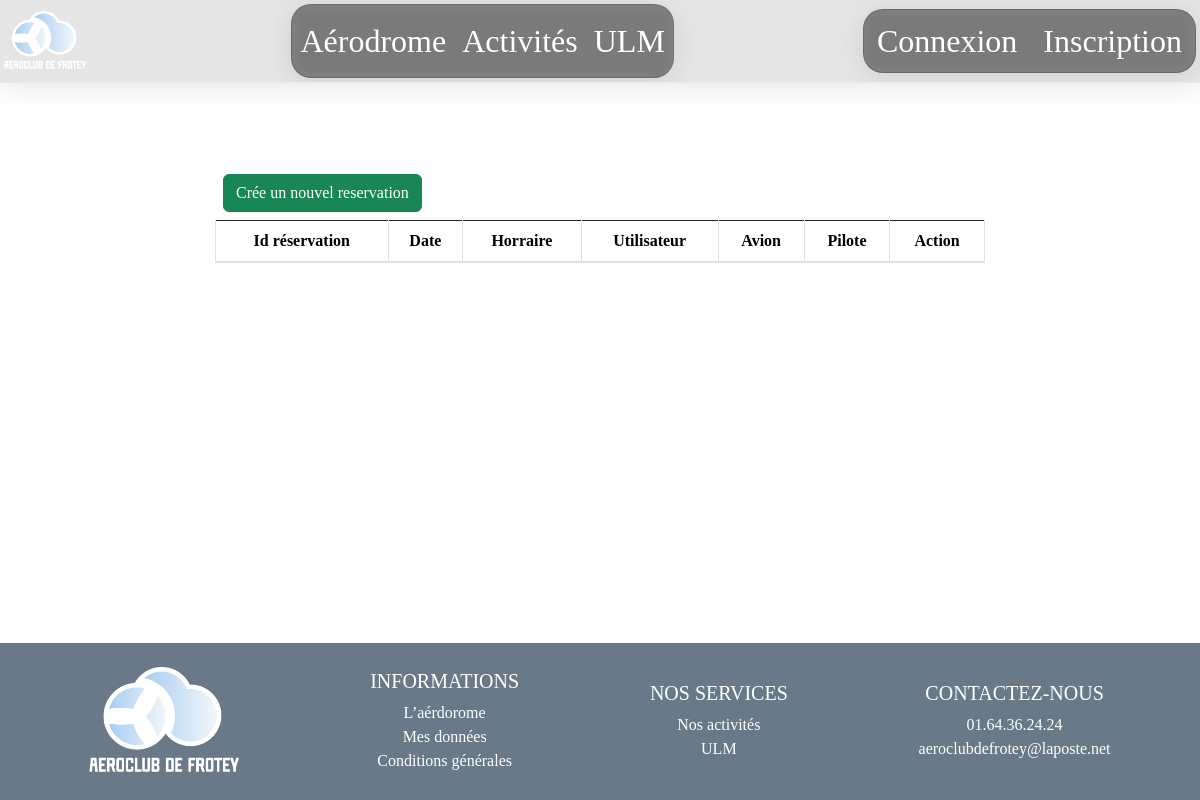
Page /?page=admin.reservation.index (signed in) on the earlier database version.
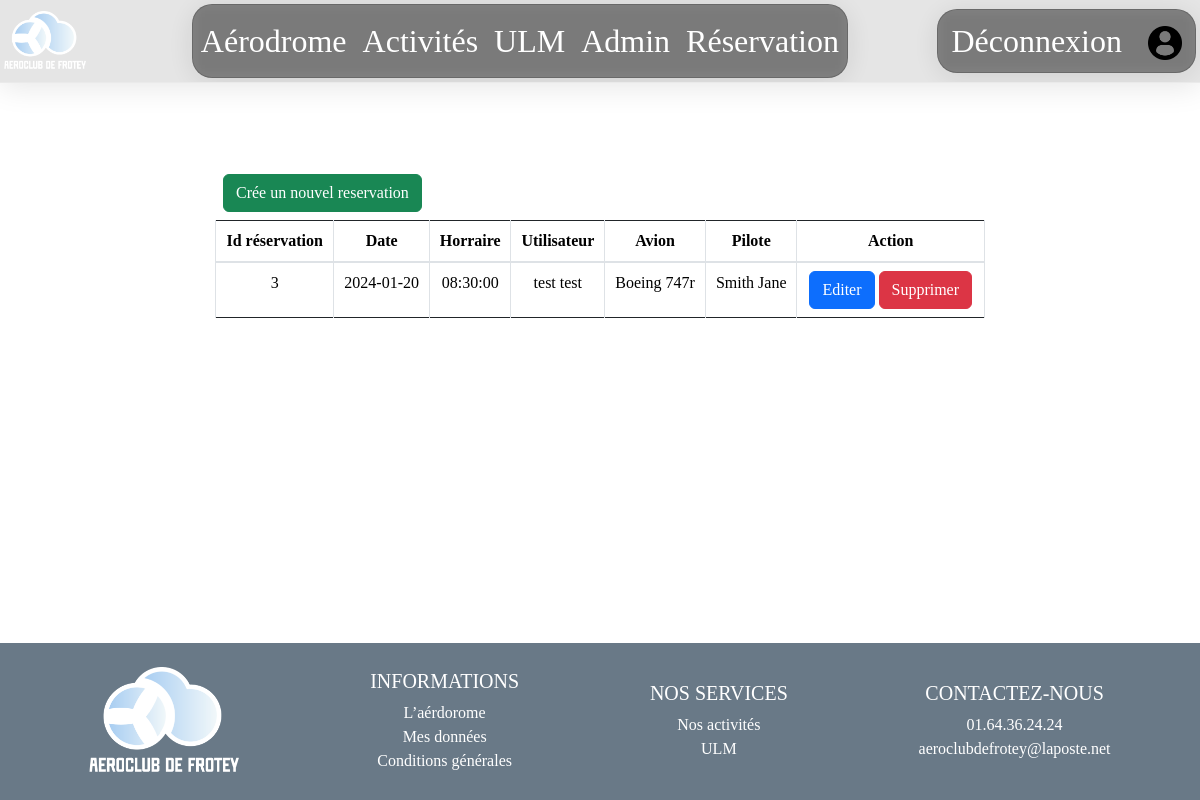
Same page on the later database version.
### tables this page shows
CREATE TABLE IF NOT EXISTS `ntrhndmam_reservation` (
  `id` int NOT NULL AUTO_INCREMENT,
  `_date` date DEFAULT NULL,
  `id_1` int NOT NULL,
  `id_2` int NOT NULL,
  `id_3` int NOT NULL,
  `horraire` time NOT NULL,
  PRIMARY KEY (`id`),
  KEY `id_1` (`id_1`),
  KEY `id_2` (`id_2`),
  KEY `id_3` (`id_3`)
);

CREATE TABLE IF NOT EXISTS `ntrhndmam_user` (
  `id` int NOT NULL AUTO_INCREMENT,
  `civilite` varchar(50) DEFAULT NULL,
  `nom` varchar(50) DEFAULT NULL,
  `prenom` varchar(50) DEFAULT NULL,
  `_date` date DEFAULT NULL,
  `adresse` varchar(50) DEFAULT NULL,
  `situation_familiale` varchar(50) DEFAULT NULL,
  `date_situation_familiale` varchar(50) DEFAULT NULL,
  `dateFin_situation_familiale` varchar(50) DEFAULT NULL,
  `email` varchar(50) NOT NULL,
  `numero` int DEFAULT NULL,
  `nb_a_charge` int DEFAULT NULL,
  `activite` varchar(50) DEFAULT NULL,
  `token` varchar(100) DEFAULT NULL,
  `verified` tinyint(1) DEFAULT '0',
  `password` varchar(50) NOT NULL,
  `role` varchar(50) NOT NULL DEFAULT 'User',
  PRIMARY KEY (`id`)
);

CREATE TABLE IF NOT EXISTS `ntrhndmam_avion` (
  `id` int NOT NULL AUTO_INCREMENT,
  `modele` varchar(50) NOT NULL,
  `v_max` int NOT NULL,
  `capacite` int NOT NULL,
  `autonomie` int NOT NULL,
  `poid` int NOT NULL,
  `img` varchar(255) NOT NULL,
  PRIMARY KEY (`id`)
);

CREATE TABLE IF NOT EXISTS `ntrhndmam_pilote` (
  `id` int NOT NULL AUTO_INCREMENT,
  `nom` varchar(50) NOT NULL,
  `prenom` varchar(50) NOT NULL,
  `civilite` varchar(50) NOT NULL,
  `email` varchar(50) NOT NULL,
  PRIMARY KEY (`id`)
);

### Core/Controller/Controller.php (called while the page is built, shortened)
<?php
class Controller
{
    protected $viewPath;
    protected function render($view, $variables = [])
    {
        extract($variables);
        require($this->viewPath . str_replace('.', '/', $view) . '.php');
    }
}

### app/Controller/Admin/ReservationController.php (called while the page is built, shortened)
<?php
class ReservationController extends \App\Controller\AppController
{
    protected $Reservation;
    public function __construct()
    {
        $this->Reservation = $this->loadModel('reservation');
    }
    public function index()
    {
        $Reservations = $this->Reservation->all();
        $this->render('admin.reservation.index', compact('Reservations'));
    }
}

### Core/Router/Router.php (called while the page is built, shortened)
<?php
class Router
{
    private $dbAuth;
    public function __construct(DatabaseAuth $dbAuth)
    {
        $this->dbAuth = $dbAuth;
    }
    public function route($page)
    {
        try {
            $parts = explode('.', $page);
            $isAdmin = $parts[0] === 'admin';
            if ($isAdmin) {
                $controllerName = $parts[1];
                $action = $parts[2];
            } else {
                $controllerName = $parts[0];
                $action = $parts[1];
            }
            $controllerClass = '\App\Controller' . ($isAdmin ? '\Admin' : '') . '\\' . ucfirst($controllerName) . 'Controller';
            if ($controllerClass == '\App\Controller\UserController') {
                $controller = new $controllerClass($this->dbAuth);
            } else {
                $controller = new $controllerClass();
            }
            $controller->$action();
            return;
        } catch (\Exception) {
            $controller = new \App\Controller\MainController();
            $controller->notfound();
        }
    }
}

### public/index.php (called while the page is built, shortened)
<?php
require ROOT . '/App/App.php';
$db = App::getInstance()->getDatabase();
$dbAuth = new DatabaseAuth($db);
$router = new Router($dbAuth);
if (isset($_GET['page'])) {
    $page = $_GET['page'];
} else {
    $page = "main.index";
}
$router->route($page);

### app/App.php (called while the page is built, shortened)
<?php
class App
{
    private static $instance;
    private static $database;
    public static function getInstance()
    {
        if (!self::$instance) {
            self::$instance = new App();
        }
        return self::$instance;
    }
    public static function Load()
    {
        require ROOT . "/App/Autoloader.php";
        require ROOT . "/Core/Autoloader.php";
    }
    public function getDatabase()
    {
        if (!self::$database) {
            $config = Config::getInstance(ROOT . '/Config/Config.php');
            return new Database(
                $config->get('DB_NAME'),
                $config->get('DB_USER'),
                $config->get('DB_PASS'),
                $config->get('DB_HOST'),
                $config->get('DB_PREFIX')
            );
        }
        return $this->database;
    }
}

### app/Autoloader.php (called while the page is built, shortened)
<?php
class Autoloader
{
    static function autoload($class)
    {
        if (strpos($class, __NAMESPACE__ . '\\') === 0) {
            $class = str_replace('\\', DIRECTORY_SEPARATOR, $class);
            $class = str_replace(__NAMESPACE__ . '\\', '', $class);
        }
    }
}

### Core/Autoloader.php (called while the page is built, shortened)
<?php
class Autoloader
{
    static function autoload($class)
    {
        if (strpos($class, __NAMESPACE__ . '\\') === 0) {
            $class = str_replace('\\', DIRECTORY_SEPARATOR, $class);
            $class = str_replace(__NAMESPACE__ . '\\', '', $class);
        }
    }
}

### Core/Config.php (called while the page is built, shortened)
<?php
class Config
{
    private $config = [];
    private static $_instance;
    public function __construct($file)
    {
        $this->config = require($file);
    }
    public static function getInstance($file)
    {
        if (!self::$_instance) {
            self::$_instance = new Config($file);
        }
        return self::$_instance;
    }
    public function get($key)
    {
        return $this->config[$key];
    }
}

### Config/Config.php (called while the page is built)
<?php
return array(
    'DB_NAME' => 'ntrhndmam_acf2l',
    'DB_USER' => 'root',
    'DB_PASS' => '',
    'DB_HOST' => 'localhost',
    'DB_PREFIX' => 'ntrhndmam_'
);

### Core/Table/Table.php (called while the page is built, shortened)
<?php
class Table
{
    private static $prefix = "ntrhndmam_";
    protected  $table;
    protected  $database;
    public  function __construct(Database $db)
    {
        $this->database = $db;
        if (!$this->table) {
            $class_name = explode(DIRECTORY_SEPARATOR, get_class($this));
            $class_name = str_replace('Table', '', $class_name);
            $this->table = self::$prefix . strtolower(end($class_name));
        }
    }
    public function query($sql, $parrams = [], $one = null)
    {
        if ($parrams) {
            return $this->database->prepare(
                $sql,
                $parrams,
                str_replace(
                    'Table',
                    'Entity',
                    get_class($this)
                ),
                $one
            );
        } else {
            return $this->database->query(
                $sql,
                str_replace(
                    'Table',
                    'Entity',
                    get_class($this)
                ),
                $one
            );
        }
    }
}

### Core/Database.php (called while the page is built, shortened)
<?php
class Database
{
    private $db_host;
    private $db_name;
    private $db_user;
    private $db_pass;
    private $pdo;
    public function __construct($db_name, $db_user, $db_pass, $db_host)
    {
        $this->db_host = $db_host;
        $this->db_name = $db_name;
        $this->db_user = $db_user;
        $this->db_pass = $db_pass;
    }
    public function connect()
    {
        if ($this->pdo === null) {
            $pdo = new PDO("mysql:host=$this->db_host;dbname=$this->db_name;charset=utf8", $this->db_user, $this->db_pass);
            $pdo->setAttribute(PDO::ATTR_ERRMODE, PDO::ERRMODE_EXCEPTION);
            $this->pdo = $pdo;
        }
        return $this->pdo;
    }
    public  function query($sql, $class_name = null, $one = null)
    {
        $req = $this->connect()->query($sql);
        if ($class_name != null) {
            $req->setFetchMode(PDO::FETCH_CLASS, $class_name);
        } else {
            $req->setFetchMode(PDO::FETCH_OBJ);
        }
        if ($one != null) {
            $data = $req->fetch();
        } else {
            $data = $req->fetchAll();
        }
        return $data;
    }
}

### app/Table/ReservationTable.php (called while the page is built, shortened)
<?php
class ReservationTable extends Table
{
    public function all()
    {
        $reservation =
            $this->query(
                'SELECT
    ntrhndmam_reservation.id as "id_reservation",
    ntrhndmam_reservation._date ,
    ntrhndmam_reservation.horraire ,
    ntrhndmam_reservation.Id_1,
    ntrhndmam_reservation.Id_2,
    ntrhndmam_reservation.Id_3,
    ntrhndmam_user.nom as "user_nom",
    ntrhndmam_user.prenom as "user_prenom",
    ntrhndmam_avion.modele as "avion_modele",
    ntrhndmam_pilote.nom as "nom_pilote",
    ntrhndmam_pilote.prenom as "prenom_pilote"
FROM
    ntrhndmam_reservation,
    ntrhndmam_user,
    ntrhndmam_pilote,
    ntrhndmam_avion
WHERE
    ntrhndmam_reservation.id_1 = ntrhndmam_user.id AND ntrhndmam_reservation.id_2 = ntrhndmam_pilote.id AND ntrhndmam_reservation.id_3 = ntrhndmam_avion.id'
            );
        return $reservation;
    }
}

### app/views/Admin/Reservation/index.php (the view, shortened to what the rows shown need)
<section class="mt-5">
    <br>
    <br>
    <br>
    <h2>Administrer les reservations</h2>
    <div class="m-auto mb-5 col-12 col-md-8">
        <div class="table-responsive">
            <table class="table table-bordered  text-center " aria-label="Reservation Table">
                <thead>
                    <tr>
                        <th scope="col">Id réservation</th>
                        <th scope="col">Date</th>
                        <th scope="col">Horraire</th>
                        <th scope="col">Utilisateur</th>
                        <th scope="col">Avion</th>
                        <th scope="col">Pilote</th>
                        <th scope="col">Action</th>
                    </tr>
                </thead>
                <tbody>
                    <?php foreach ($Reservations as $Reservation) : ?>
                    <tr>
                        <td><?= $Reservation->id_reservation ?></td>
                        <td><?= $Reservation->_date ?></td>
                        <td><?= $Reservation->horraire ?></td>
                        <td>
                            <?= $Reservation->user_nom ?>
                            <?= $Reservation->user_prenom ?></td>
                        <td>
                            <?= $Reservation->avion_modele ?></td>
                        <td>
                            <?= $Reservation->nom_pilote ?>
                            <?= $Reservation->prenom_pilote ?>
                        </td>
                        <td>
                            <a href="?page=admin.reservation.edit&id=<?= $Reservation->id_reservation ?>"
                                class="btn btn-primary">Editer</a>
                            <form action="?page=admin.reservation.delete" method="post" style="display: inline-block;">
                                <button type="submit" class="btn btn-danger">Supprimer</a>
                            </form>
                        </td>
                    </tr>
                    <?php endforeach; ?>
                </tbody>
            </table>
        </div>
    </div>
</section>

Differences in the rows shown:
added ntrhndmam_reservation: id "3", _date "2024-01-20", horraire "08:30:00", ntrhndmam_user.nom "test", ntrhndmam_user.prenom "test", ntrhndmam_avion.modele "Boeing 747r", ntrhndmam_pilote.nom "Smith", ntrhndmam_pilote.prenom "Jane"
Other differences:
text no longer shown: "Connexion Inscription"
text now shown: "Admin Réservation Déconnexion"
